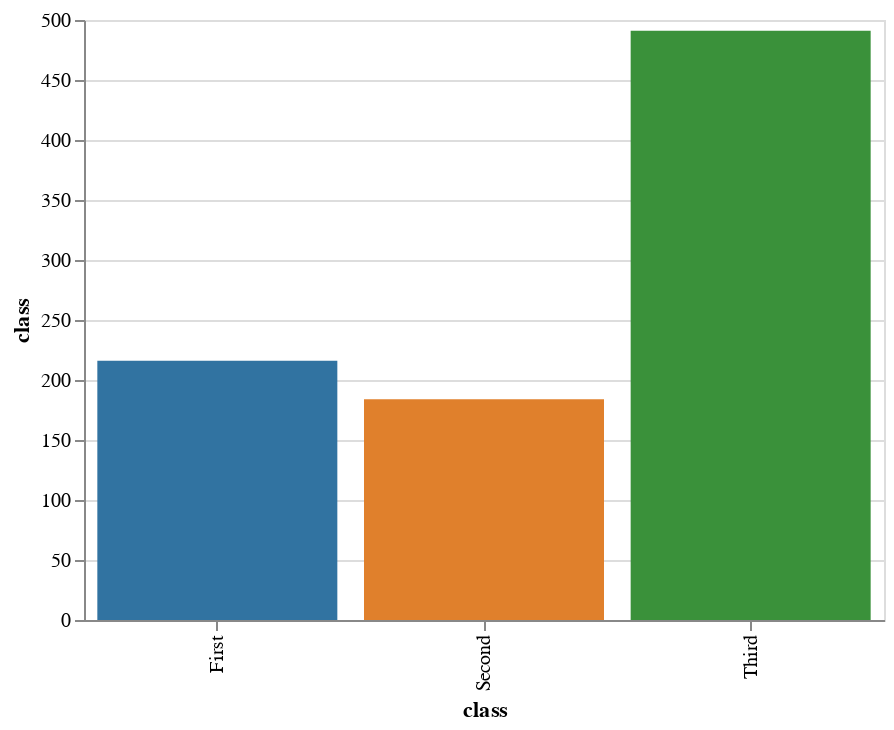

This figure's notebook cell:
### Code cell
display(salt.countplot(x="class", data=titanic))
ax = sns.countplot(x="class", data=titanic)

### Figure 1 — Vega-Lite specification as saved in the notebook (floating-point values rounded to 4 significant figures; data arrays with more than 128 entries replaced by an {"elided": "..."} marker saying what was removed)
{"$schema": "https://vega.github.io/schema/vega-lite/v2.4.1.json", "config": {"range": {"category": ["rgba(49,115,161,1)", "rgba(224,128,44,1)", "rgba(58,145,58,1)", "rgba(192,60,61,1)", "rgba(147,113,178,1)", "rgba(131,91,83,1)", "rgba(213,132,188,1)", "rgba(127,127,127,1)", "rgba(168,169,53,1)", "rgba(45,171,184,1)"]}, "view": {"height": 300, "width": 400}}, "data": {"values": {"elided": "891 records"}}, "encoding": {"color": {"field": "class", "legend": null, "type": "nominal"}, "x": {"field": "class", "type": "nominal"}, "y": {"aggregate": "count", "axis": {"title": "class"}, "field": "class", "type": "quantitative"}}, "mark": "bar"}
